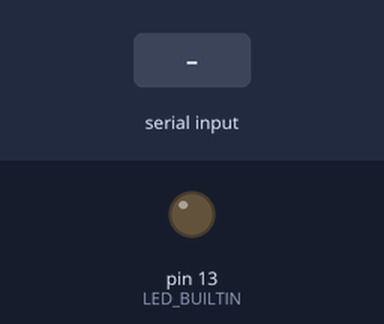
Recording of a sketch running on a simulated Arduino Uno, built with avr-gcc and run on an emulated ATmega328P. On the bench: output pins drawn as LEDs (lit = HIGH). Inputs (shaded band) come from the test bench.

Above: at 1.2 s.
1.3 s: "1" received over Serial
At 2.2 s:
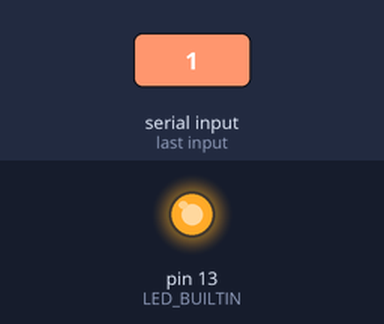
2.8 s: "0" received over Serial
At 3.4 s:
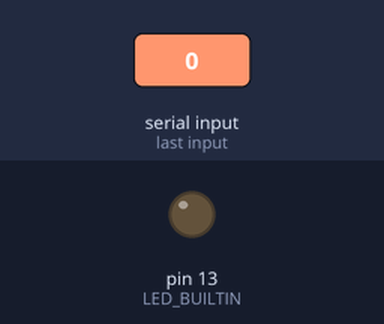
Timing chart, 0 to 5.8 s (numbered marks = the images above; inputs shaded):
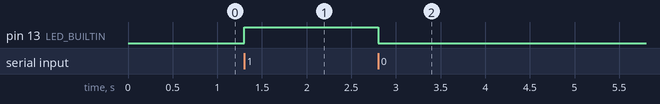

The sketch:

com12.ino
```cpp
void setup() {
  // put your setup code here, to run once:
  Serial.begin(9600);
  pinMode(LED_BUILTIN,OUTPUT);
}

void loop() {
  // put your main code here, to run repeatedly:
  if(Serial.available()){
    int value = Serial.read();
    if(value == '1') digitalWrite(LED_BUILTIN,HIGH);
    if(value == '0') digitalWrite(LED_BUILTIN,LOW);
  }

}
```

Measured:
- after the input at 1.3 s, pin 13 (LED_BUILTIN): LOW → HIGH at once
- after the input at 2.8 s, pin 13 (LED_BUILTIN): HIGH → LOW at once
